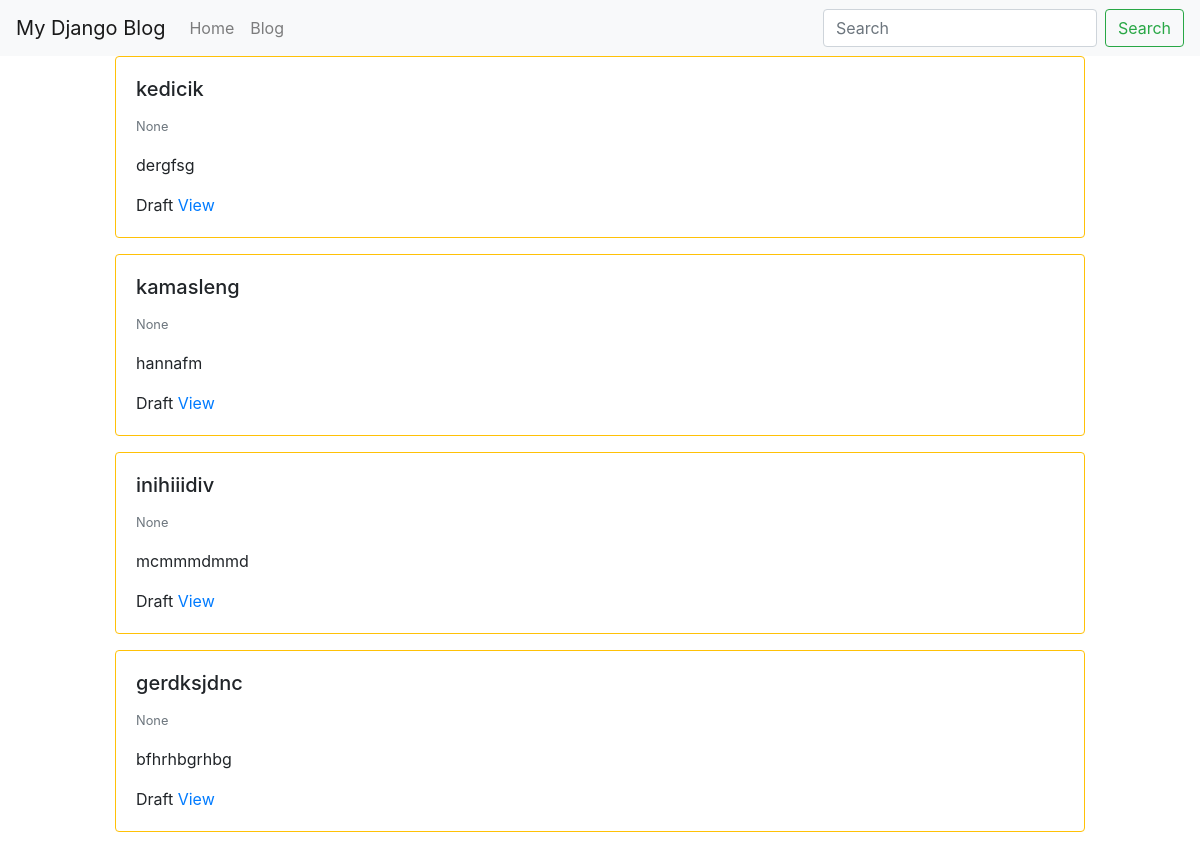
Page /blog/ (signed in, upper part) on the earlier database version.
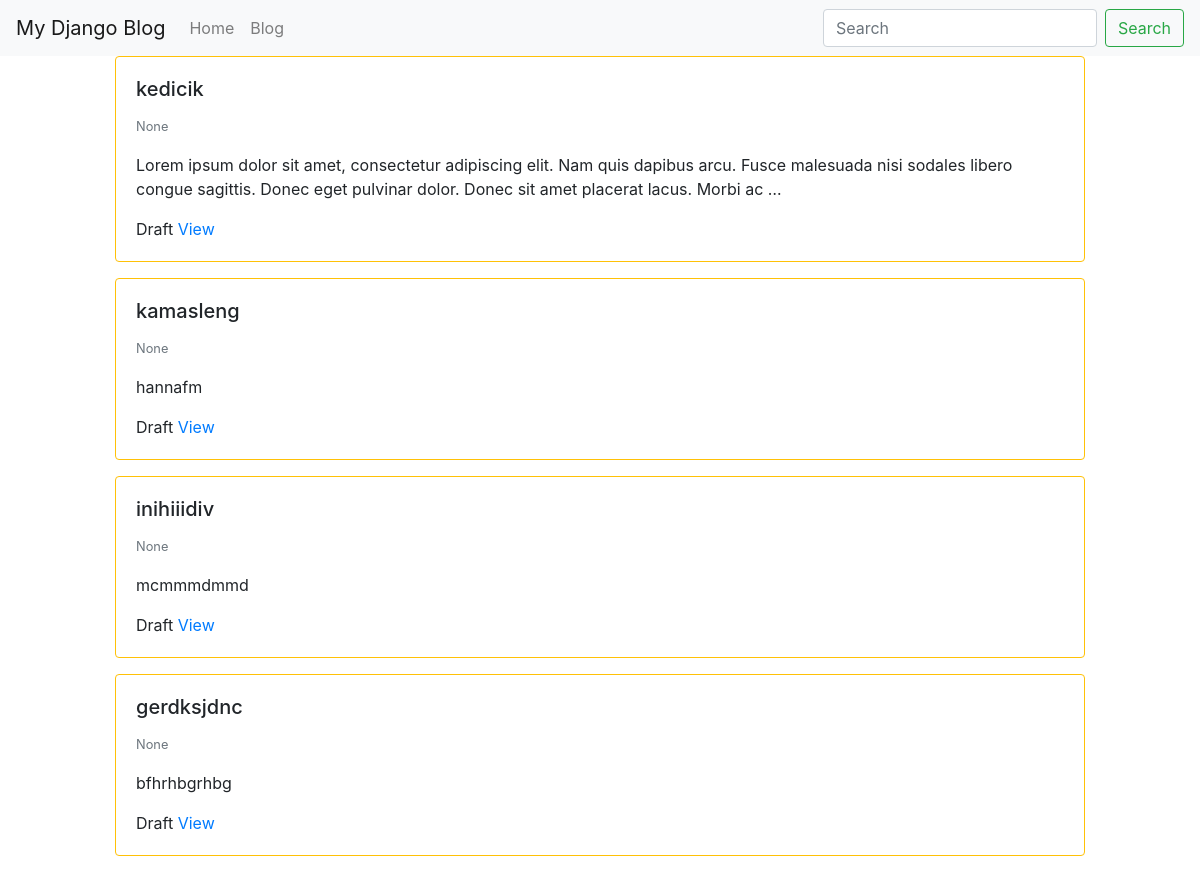
Same page on the later database version.
### blog/models.py (models this page shows, shortened)
class BlogPost(models.Model):
	user = models.ForeignKey(User, default=1, null=True, on_delete=models.SET_NULL)
	title = models.CharField(max_length=120)
	slug = models.SlugField(unique=True)
	content = models.TextField(null=True, blank=True)
	publish_date = models.DateTimeField(auto_now=False, auto_now_add=False, null=True, blank=True)
	timestamp = models.DateTimeField(auto_now_add=True)
	updated = models.DateTimeField(auto_now=True)
	objects = BlogPostManager()
	class Meta:
		ordering = ['-publish_date', '-updated', '-timestamp']
	def get_absolute_url(self):
		return f"/blog/{self.slug}"

### blog/views.py (the view)
# urls.py: path('', blog_post_list_view),
def blog_post_list_view(request):
	qs = BlogPost.objects.all().published()
	if request.user.is_authenticated:
		my_qs = BlogPost.objects.filter(user=request.user)
		qs = (qs|my_qs).distinct()
	template_name = "blog/list.html"
	context = {"object_list": qs}
	return render(request, template_name, context)

### blog/models.py (called while the page is built)
	def published(self):
		now = timezone.now()
		return self.filter(publish_date__lte=now)

	def get_queryset(self):
		return BlogPostQuerySet(self.model, using=self._db)

### blog/templates/blog/list.html
{% extends "base.html" %}
{% block content %}
	<div class='row'>
	{% for object in object_list %}
		{% include "blog/list-inline.html" with blog_post=object truncate=True detail=False %}
	{% endfor %}
	</div>
{% endblock %}

### blog/templates/blog/list-inline.html
<div class="col-12 col-md-10 mb-3 mx-auto">
<div class="card {% if not blog_post.publish_date %} border border-warning {% endif %}" >
	<div class="card-body">
		<h5 class='card-title'>{{ blog_post.title }}</h5>
		<p class='card-text'>
			<small class='text-muted'>{{ blog_post.publish_date }}</small>
			{% if truncate %}
				{{ blog_post.content|linebreaks|truncatewords:30 }}
			{% else %}
				{{ blog_post.content|linebreaks }}
			{% endif %}
		</p>
		{% if not detail %}
			{% if not blog_post.publish_date %} Draft {% endif %}
			<a href='{{ blog_post.get_absolute_url }}'>View</a>
		{% endif %}
	</div>
</div>
</div>

Differences in the rows shown:
changed BlogPost "kedicik": content "dergfsg" → "Lorem ipsum dolor sit amet, consectetur adipiscing elit. Nam quis dapibus arcu. Fusce malesuada nisi sodales libero congue sagittis. Donec eget pulvinar dolor. Donec sit amet placerat lacus. Morbi ac …"
